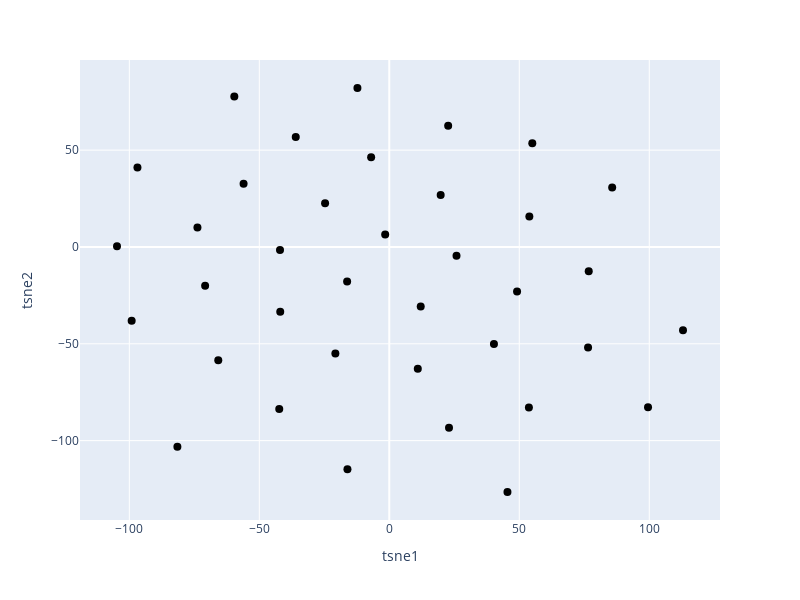

Write notebook code for a chart like this one.
### Code cell
import pandas as pd
import plotly.express as px
import plotly.graph_objects as go
from sklearn.manifold import TSNE
from scipy.spatial import ConvexHull
def twoD_data_creation_with_boundaries(labels, scaled_data):
    # Perform t-SNE
    tsne = TSNE(n_components=2, verbose=1, perplexity=30, n_iter=1000, random_state=0)
    tsne_results = tsne.fit_transform(scaled_data)
    
    # Create a DataFrame for t-SNE results
    tsne_df = pd.DataFrame(data=tsne_results, columns=['tsne1', 'tsne2'])
    tsne_df['cluster'] = labels
    
    # Separate noise points (-1) from clusters
    noise_df = tsne_df[tsne_df['cluster'] == -1]
    clustered_df = tsne_df[tsne_df['cluster'] != -1]

    # Plot clusters with different colors
    fig = px.scatter(clustered_df, x="tsne1", y="tsne2", color='cluster', symbol='cluster',
                     width=800, height=600)
    
    # Add noise points without boundary
    fig.add_trace(go.Scatter(
        x=noise_df['tsne1'], 
        y=noise_df['tsne2'],
        mode='markers',
        marker=dict(size=8, color='black', symbol='circle'),
        name='Noise (-1)'
    ))
    
    # Add convex hull boundaries for clusters
    for cluster_id in clustered_df['cluster'].unique():
        cluster_points = clustered_df[clustered_df['cluster'] == cluster_id][['tsne1', 'tsne2']].values
        if len(cluster_points) > 2:  # ConvexHull needs at least 3 points
            hull = ConvexHull(cluster_points)
            hull_vertices = hull.vertices
            hull_points = cluster_points[hull_vertices]
            hull_points = list(hull_points) + [hull_points[0]]  # Close the loop
            
            # Add boundary line to the figure
            fig.add_trace(go.Scatter(
                x=[point[0] for point in hull_points],
                y=[point[1] for point in hull_points],
                mode='lines',
                line=dict(color='black'),
                name=f'Boundary Cluster {cluster_id}'
            ))

    # Show the figure
    fig.show()
# utils.twoD_data_creation_with_boundaries(labels, scaled_data)
twoD_data_creation_with_boundaries(labels, scaled_data)

### Figure 1 — Plotly figure (JSON) as saved in the notebook; plotly's stock layout.template omitted (floating-point values rounded to 4 significant figures)
{"data": [{"marker": {"color": "black", "size": 8, "symbol": "circle"}, "mode": "markers", "name": "Noise (-1)", "type": "scatter", "x": [76.72, -35.98, 85.73, -16.22, -81.51, -59.61, -65.78, 45.46, -41.95, 76.46, 12.09, 22.97, -12.26, -70.84, 22.65, -6.982, 53.71, -42.03, -20.74, -24.7, 99.53, 113.0, 53.88, 25.86, -99.1, 19.76, -1.576, -104.7, -96.87, -16.09, -42.33, -56.05, -73.8, 55.01, 40.26, 49.15, 10.96], "y": [-12.6, 56.83, 30.66, -17.83, -103.1, 77.75, -58.43, -126.5, -33.5, -51.85, -30.73, -93.31, 82.08, -19.99, 62.61, 46.35, -82.91, -1.599, -55.03, 22.52, -82.81, -43.0, 15.71, -4.517, -38.04, 26.87, 6.428, 0.3147, 41.04, -114.7, -83.68, 32.7, 10.05, 53.54, -50.14, -22.96, -62.88]}], "layout": {"coloraxis": {"colorbar": {"title": {"text": "cluster"}}, "colorscale": [[0, "#0d0887"], [0.1111, "#46039f"], [0.2222, "#7201a8"], [0.3333, "#9c179e"], [0.4444, "#bd3786"], [0.5556, "#d8576b"], [0.6667, "#ed7953"], [0.7778, "#fb9f3a"], [0.8889, "#fdca26"], [1, "#f0f921"]]}, "height": 600, "legend": {"tracegroupgap": 0}, "margin": {"t": 60}, "width": 800, "xaxis": {"anchor": "y", "domain": [0, 1], "title": {"text": "tsne1"}}, "yaxis": {"anchor": "x", "domain": [0, 1], "title": {"text": "tsne2"}}}}
